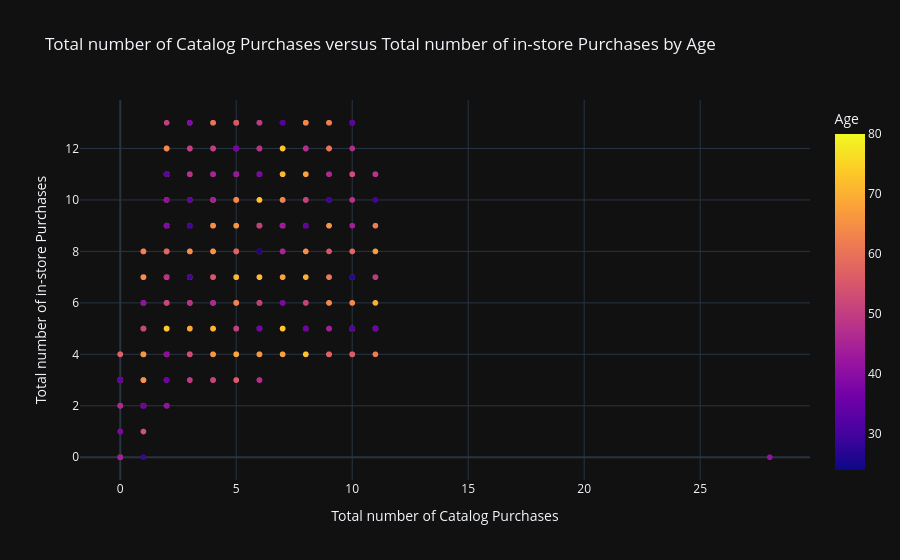

Here is the notebook cell this chart was saved with:
### Code cell
#This is the scatter plot of the correlation between the Total of number of Catalog Purchases versus the Total number of purchases made in store by Age

fig = px.scatter(market_df, y="NumStorePurchases", x="NumCatalogPurchases", color="Age",
                 title="Total number of Catalog Purchases versus Total number of in-store Purchases by Age", hover_data=['Age'], labels={
        'NumStorePurchases': 'Total number of in-store Purchases', 'NumCatalogPurchases': 'Total number of Catalog Purchases'})

fig.show()

### Figure 1 — Plotly figure (JSON) as saved in the notebook; plotly's stock layout.template omitted (floating-point values rounded to 4 significant figures; data arrays with more than 128 entries replaced by an {"elided": "..."} marker saying what was removed)
{"data": [{"customdata": {"elided": "2205x1 int values"}, "hovertemplate": "Total number of Catalog Purchases=%{x}<br>Total number of in-store Purchases=%{y}<br>Age=%{marker.color}<extra></extra>", "legendgroup": "", "marker": {"color": {"elided": "2205 int values"}, "coloraxis": "coloraxis", "symbol": "circle"}, "mode": "markers", "name": "", "showlegend": false, "x": {"elided": "2205 int values"}, "xaxis": "x", "y": {"elided": "2205 int values"}, "yaxis": "y", "type": "scattergl"}], "layout": {"xaxis": {"anchor": "y", "domain": [0.0, 1.0], "title": {"text": "Total number of Catalog Purchases"}}, "yaxis": {"anchor": "x", "domain": [0.0, 1.0], "title": {"text": "Total number of in-store Purchases"}}, "coloraxis": {"colorbar": {"title": {"text": "Age"}}, "colorscale": [[0.0, "#0d0887"], [0.1111, "#46039f"], [0.2222, "#7201a8"], [0.3333, "#9c179e"], [0.4444, "#bd3786"], [0.5556, "#d8576b"], [0.6667, "#ed7953"], [0.7778, "#fb9f3a"], [0.8889, "#fdca26"], [1.0, "#f0f921"]]}, "legend": {"tracegroupgap": 0}, "title": {"text": "Total number of Catalog Purchases versus Total number of in-store Purchases by Age"}}}
